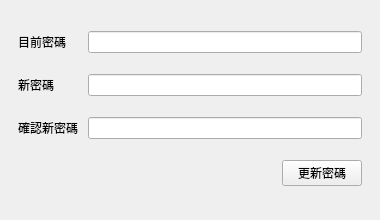
<?xml version="1.0" encoding="UTF-8"?>
<ui version="4.0">
 <class>changePasswordDialogContent</class>
 <widget class="QWidget" name="changePasswordDialogContent">
  <property name="geometry">
   <rect>
    <x>0</x>
    <y>0</y>
    <width>380</width>
    <height>220</height>
   </rect>
  </property>
  <property name="minimumSize">
   <size>
    <width>380</width>
    <height>220</height>
   </size>
  </property>
  <property name="maximumSize">
   <size>
    <width>380</width>
    <height>220</height>
   </size>
  </property>
  <property name="windowTitle">
   <string>修改密碼</string>
  </property>
  <layout class="QGridLayout" name="changePasswordLayout">
   <property name="horizontalSpacing">
    <number>10</number>
   </property>
   <property name="verticalSpacing">
    <number>8</number>
   </property>
   <property name="leftMargin">
    <number>18</number>
   </property>
   <property name="topMargin">
    <number>18</number>
   </property>
   <property name="rightMargin">
    <number>18</number>
   </property>
   <property name="bottomMargin">
    <number>18</number>
   </property>
   <item row="0" column="0">
    <widget class="QLabel" name="currentPasswordLabel">
     <property name="text">
      <string>目前密碼</string>
     </property>
    </widget>
   </item>
   <item row="0" column="1">
    <widget class="PasswordLineEdit" name="currentPasswordEdit">
    </widget>
   </item>
   <item row="1" column="0">
    <widget class="QLabel" name="newPasswordLabel">
     <property name="text">
      <string>新密碼</string>
     </property>
    </widget>
   </item>
   <item row="1" column="1">
    <widget class="PasswordLineEdit" name="newPasswordEdit">
    </widget>
   </item>
   <item row="2" column="0">
    <widget class="QLabel" name="confirmPasswordLabel">
     <property name="text">
      <string>確認新密碼</string>
     </property>
    </widget>
   </item>
   <item row="2" column="1">
    <widget class="PasswordLineEdit" name="confirmPasswordEdit">
    </widget>
   </item>
   <item row="3" column="1" alignment="Qt::AlignRight">
    <widget class="PrimaryPushButton" name="saveButton">
     <property name="text">
      <string>更新密碼</string>
     </property>
    </widget>
   </item>
  </layout>
 </widget>
 <customwidgets>
 <customwidget>
  <class>PasswordLineEdit</class>
  <extends>QLineEdit</extends>
  <header>qfluentwidgets</header>
 </customwidget>
 <customwidget>
  <class>PrimaryPushButton</class>
  <extends>QPushButton</extends>
  <header>qfluentwidgets</header>
 </customwidget>
 </customwidgets>
 <resources />
 <connections />
</ui>
